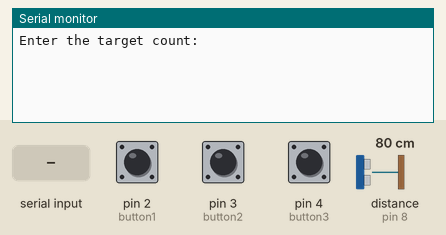
This sketch was run on a simulated Arduino Uno, built with avr-gcc and run on an emulated ATmega328P. Parts: the last lines printed to the serial monitor. Inputs (shaded band) come from the test bench; at power-on: pin 2 (button1) LOW, pin 3 (button2) LOW, distance to the obstacle (sensor on pin 8) 80 cm, pin 4 (button3) LOW. The echo pulse lasts 58.3 µs per cm.

Above: at 0.9 s.
1.0 s: "90,45\n" received over Serial
At 2.1 s:
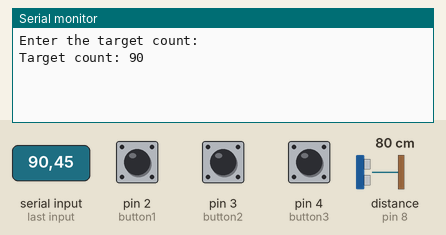
2.5 s: pin 2 (button1) pulled HIGH for 0.15 s
At 3.1 s:
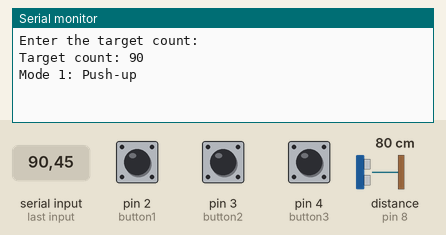
4.1 s: pin 3 (button2) pulled HIGH for 0.15 s
At 4.4 s:
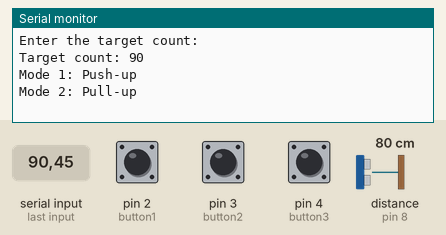
5.7 s: distance to the obstacle (sensor on pin 8) set to 2 cm
At 6.9 s:
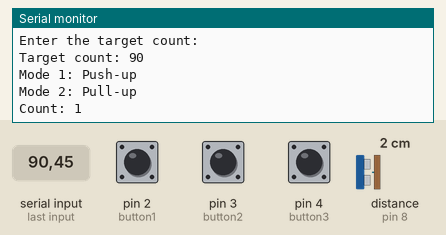
7.2 s: pin 4 (button3) pulled HIGH for 0.15 s
At 7.9 s:
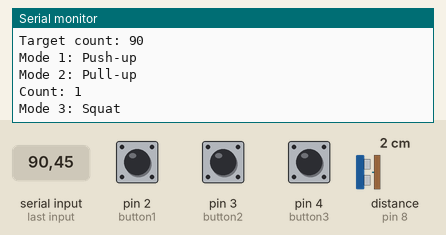

The sketch:

teamplay.ino
```cpp
/*
팀플 1
컴퓨터공학전공 임규연
2023년 4월 6일 작성

모드 1 : 팔굽혀펴기
내려갔을때에는 가슴과 봉사이에 10cm(주먹하나) 유지시에만 정확한 자세로 인정
따라서 초음파 센서를 10cm 기준으로

모드 2 : 턱걸이
봉이 턱에 닿아야 인정
따라서 distance가 줄어들었다가 다시 늘어나는 걸 count로 취급

모드 3 : 스쿼트
모드 2와 동치

count 기능을 넣어보자

모드 1 버튼 : 2번 핀
모드 2 버튼 : 3번 핀
모드 3 버튼 : 4번 핀

버튼의 폴다운을 주기 위하여 10k 옴 사용

trig : 9번 핀
echo : 8번 핀
*/


int button1 = 2;  // 모드 1 버튼
int button2 = 3;  // 모드 2 버튼
int button3 = 4;  // 모드 3 버튼
int trig = 9;  // 초음파 센서 트리거 핀
int echo = 8;     // 초음파 센서 에코 핀
int pushupstandard = 10;  // 거리 기준값 (단위: cm)

int mode = 0;              // 현재 모드
int count = 0;             // 운동 count
int targetcount = 0;       // 목표 count
bool counting = false;   // count 중인지 여부 (불리언 변수 사용)
bool finished = false;   // 목표 count 달성 여부 (불리언 변수 사용)

void setup() {
  pinMode(button1, INPUT);
  pinMode(button2, INPUT);
  pinMode(button3, INPUT);
  pinMode(trig, OUTPUT);
  pinMode(echo, INPUT);
  Serial.begin(9600);

  Serial.println("Enter the target count:");
  while (!Serial.available())
  {
    // 출력 잠깐만 대기하기
  }

  targetcount = Serial.parseInt(); // int값으로 시리얼 입력받기
  Serial.print("Target count: ");
  Serial.println(targetcount);
}

void loop() {
  if (digitalRead(button1) == HIGH)
  {
    mode = 1;
    Serial.println("Mode 1: Push-up");
    delay(500);
  }

  else if (digitalRead(button2) == HIGH)
  {
    mode = 2;
    Serial.println("Mode 2: Pull-up");
    delay(500);
  }

  else if (digitalRead(button3) == HIGH)
  {
    mode = 3;
    Serial.println("Mode 3: Squat");
    delay(500);
  }

  if (mode != 0 && !finished)
  {
    // 초음파 센서로부터 거리 측정
    digitalWrite(trig, LOW);
    delayMicroseconds(2);
    digitalWrite(trig, HIGH);
    delayMicroseconds(10);
    digitalWrite(trig, LOW);

    float duration = pulseIn(echo, HIGH);
    // cm 변환
    float distance = duration * 0.034 / 2;


    if (!counting && distance < pushupstandard)
    {
      // 운동 count 시작
      counting = true;
      count++;
      Serial.print("Count: ");
      Serial.println(count);
    }

    else if (counting && distance > pushupstandard)
    {
      // 운동 count 종료
      counting = false;
      delay(500);
    }

    // 목표 count 달성 여부 확인
    if (count >= targetcount)
    {
      finished = true;
      Serial.println("Well done!!");
      return;
    }
  }
}

/* 추가하면 좋을 것 같은거

1) 삼색 led 사용해서 운동 모드마다 색깔 다르게 하기
2) 목표 count 다 달성하면 피에조 부저로 소리나게 하기

*/
```

Measured:
- after the input at 1.0 s, the serial monitor: prints a new line at once (image 1)
- after the input at 2.5 s, the serial monitor: prints a new line at once (image 2)
- after the input at 4.1 s, the serial monitor: prints a new line at once (image 3)
- after the input at 5.7 s, the serial monitor: prints a new line at once (image 4)
- after the input at 7.2 s, the serial monitor: prints a new line at once (image 5)
